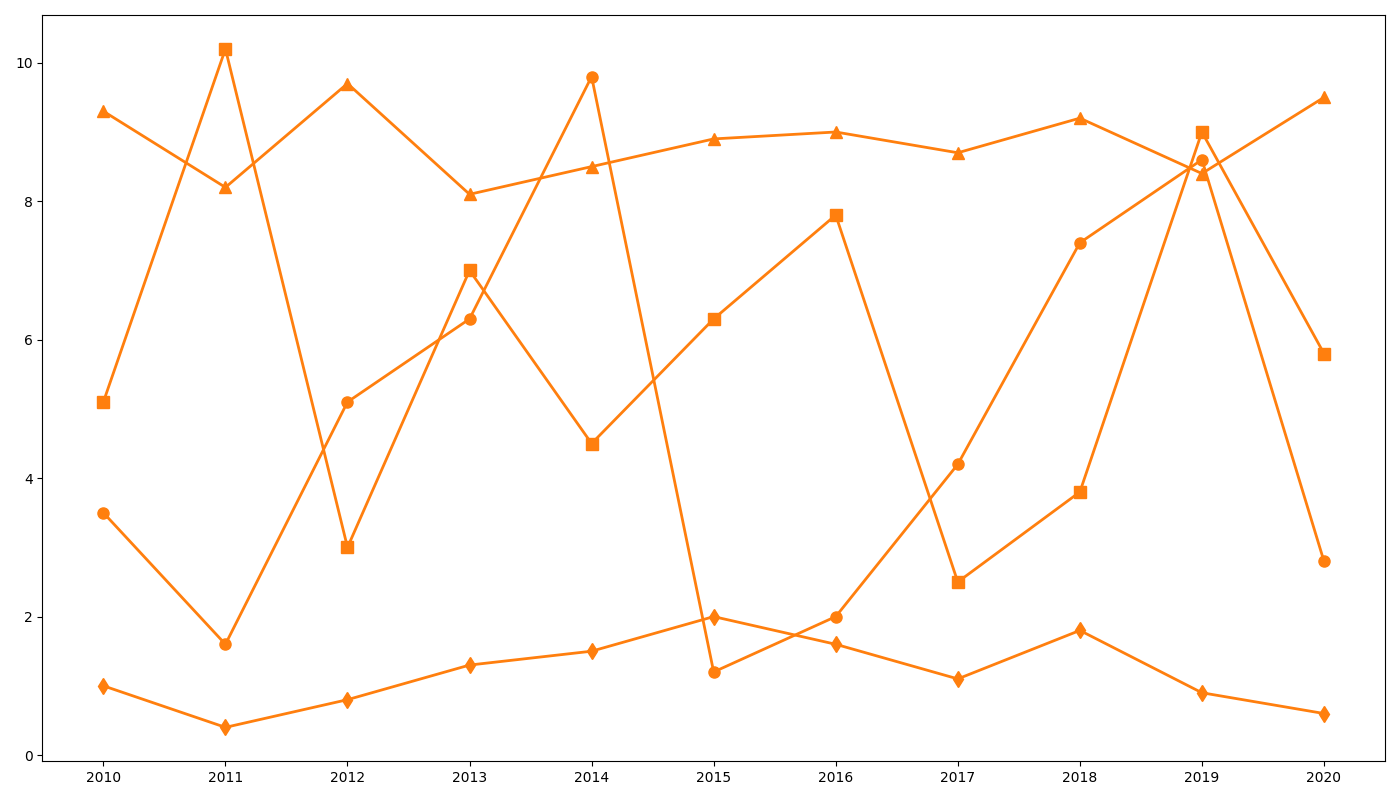

The script that drew this image:
import matplotlib.pyplot as plt
import numpy as np

years = np.arange(2010, 2021)
solar = [3.5, 1.6, 5.1, 6.3, 9.8, 1.2, 2.0, 4.2, 7.4, 8.6, 2.8]
wind = [5.1, 10.2, 3.0, 7.0, 4.5, 6.3, 7.8, 2.5, 3.8, 9.0, 5.8]
hydro = [9.3, 8.2, 9.7, 8.1, 8.5, 8.9, 9.0, 8.7, 9.2, 8.4, 9.5]
geothermal = [1.0, 0.4, 0.8, 1.3, 1.5, 2.0, 1.6, 1.1, 1.8, 0.9, 0.6]

single_color = '#ff7f0e'
fig, ax = plt.subplots(figsize=(14, 8))

ax.plot(years, solar, color=single_color, marker='o', linestyle='-', linewidth=2, markersize=8)
ax.plot(years, wind, color=single_color, marker='s', linestyle='-', linewidth=2, markersize=8)
ax.plot(years, hydro, color=single_color, marker='^', linestyle='-', linewidth=2, markersize=8)
ax.plot(years, geothermal, color=single_color, marker='d', linestyle='-', linewidth=2, markersize=8)

# Removed title, axis labels, and annotation
ax.set_xticks(years)

plt.tight_layout()
plt.show()
